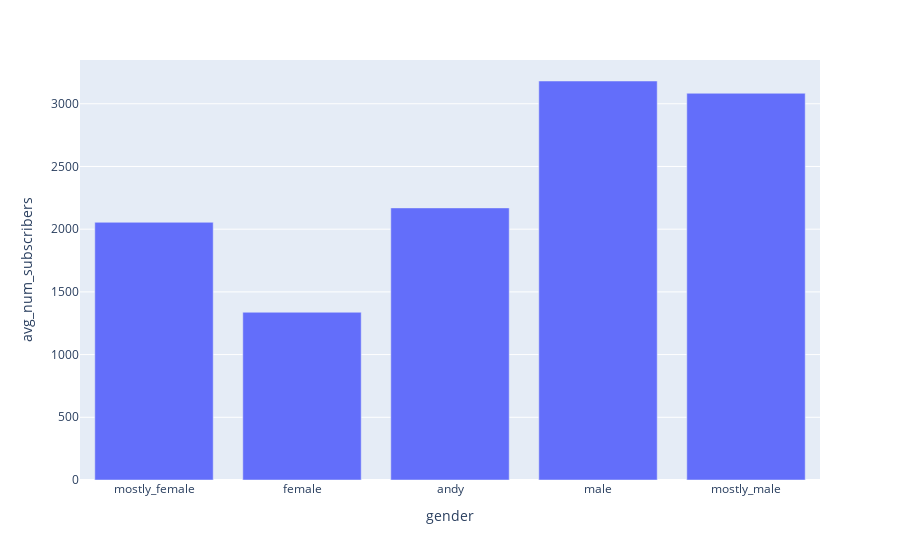

Notebook code for this chart:
### Code cell
avg_num_subscribers_per_gender.plot.bar(x='gender',y='avg_num_subscribers')

### Figure 1 — Plotly figure (JSON) as saved in the notebook; plotly's stock layout.template omitted (floating-point values rounded to 4 significant figures)
{"data": [{"alignmentgroup": "True", "hovertemplate": "gender=%{x}<br>avg_num_subscribers=%{y}<extra></extra>", "legendgroup": "", "marker": {"color": "#636efa", "pattern": {"shape": ""}}, "name": "", "offsetgroup": "", "orientation": "v", "showlegend": false, "textposition": "auto", "type": "bar", "x": ["mostly_female", "female", "andy", "male", "mostly_male"], "xaxis": "x", "y": [2055.0, 1338.0, 2170.0, 3182.0, 3084.0], "yaxis": "y"}], "layout": {"barmode": "relative", "legend": {"tracegroupgap": 0}, "margin": {"t": 60}, "xaxis": {"anchor": "y", "domain": [0, 1], "title": {"text": "gender"}}, "yaxis": {"anchor": "x", "domain": [0, 1], "title": {"text": "avg_num_subscribers"}}}}
